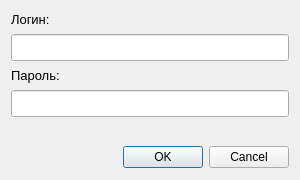
<?xml version="1.0" encoding="UTF-8"?>
<ui version="4.0">
 <class>addUserDialog</class>
 <widget class="QDialog" name="addUserDialog">
  <property name="geometry">
   <rect>
    <x>0</x>
    <y>0</y>
    <width>300</width>
    <height>180</height>
   </rect>
  </property>
  <property name="windowTitle">
   <string>Новый пользователь</string>
  </property>
  <layout class="QVBoxLayout" name="verticalLayout">
   <item>
    <widget class="QLabel" name="label">
     <property name="sizePolicy">
      <sizepolicy hsizetype="Fixed" vsizetype="Fixed">
       <horstretch>0</horstretch>
       <verstretch>0</verstretch>
      </sizepolicy>
     </property>
     <property name="font">
      <font>
       <family>Segoe UI</family>
       <pointsize>10</pointsize>
      </font>
     </property>
     <property name="text">
      <string>Логин:</string>
     </property>
    </widget>
   </item>
   <item>
    <widget class="QLineEdit" name="usernameEdit">
     <property name="font">
      <font>
       <family>Segoe UI</family>
       <pointsize>12</pointsize>
      </font>
     </property>
    </widget>
   </item>
   <item>
    <widget class="QLabel" name="label_2">
     <property name="sizePolicy">
      <sizepolicy hsizetype="Fixed" vsizetype="Fixed">
       <horstretch>0</horstretch>
       <verstretch>0</verstretch>
      </sizepolicy>
     </property>
     <property name="font">
      <font>
       <family>Segoe UI</family>
       <pointsize>10</pointsize>
      </font>
     </property>
     <property name="text">
      <string>Пароль:</string>
     </property>
    </widget>
   </item>
   <item>
    <widget class="QLineEdit" name="passwordEdit">
     <property name="font">
      <font>
       <family>Segoe UI</family>
       <pointsize>12</pointsize>
      </font>
     </property>
     <property name="contextMenuPolicy">
      <enum>Qt::CustomContextMenu</enum>
     </property>
     <property name="echoMode">
      <enum>QLineEdit::Password</enum>
     </property>
    </widget>
   </item>
   <item>
    <widget class="QLabel" name="errorLabel">
     <property name="sizePolicy">
      <sizepolicy hsizetype="Maximum" vsizetype="Maximum">
       <horstretch>0</horstretch>
       <verstretch>0</verstretch>
      </sizepolicy>
     </property>
     <property name="font">
      <font>
       <family>Segoe UI</family>
       <pointsize>10</pointsize>
      </font>
     </property>
     <property name="text">
      <string/>
     </property>
    </widget>
   </item>
   <item>
    <widget class="QDialogButtonBox" name="buttonBox">
     <property name="orientation">
      <enum>Qt::Horizontal</enum>
     </property>
     <property name="standardButtons">
      <set>QDialogButtonBox::Cancel|QDialogButtonBox::Ok</set>
     </property>
    </widget>
   </item>
  </layout>
 </widget>
 <resources/>
 <connections>
  <connection>
   <sender>buttonBox</sender>
   <signal>accepted()</signal>
   <receiver>addUserDialog</receiver>
   <slot>accept()</slot>
   <hints>
    <hint type="sourcelabel">
     <x>248</x>
     <y>254</y>
    </hint>
    <hint type="destinationlabel">
     <x>157</x>
     <y>274</y>
    </hint>
   </hints>
  </connection>
  <connection>
   <sender>buttonBox</sender>
   <signal>rejected()</signal>
   <receiver>addUserDialog</receiver>
   <slot>reject()</slot>
   <hints>
    <hint type="sourcelabel">
     <x>316</x>
     <y>260</y>
    </hint>
    <hint type="destinationlabel">
     <x>286</x>
     <y>274</y>
    </hint>
   </hints>
  </connection>
 </connections>
</ui>
